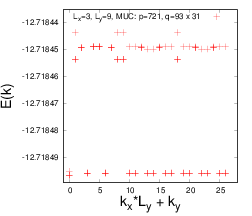

Here is the gnuplot script that generated this plot:
set xrange [-1:28]
set yrange [-12.7184992855947:-12.7184353070698]
set xlabel "k_x*L_y + k_y" font "Helvetica,28"
set ylabel "E(k)" font "Helvetica,28"
#set size 1.0, 0.6
set terminal postscript eps size 3.5,3 enhanced colour "Helvetica" 16
set output "fermions_hofstadter_X_93_Y_31_q_721_n_9_x_3_y_9_u_10_gx_0_gy_0_ext.eps"
plot "fermions_hofstadter_X_93_Y_31_q_721_n_9_x_3_y_9_u_10_gx_0_gy_0_ext.dat" using ($1*9+$2):3 title "L_x=3, L_y=9, MUC: p=721, q=93 x 31" with points lc rgbcolor "red" lt 6 pt 1 ps 2
